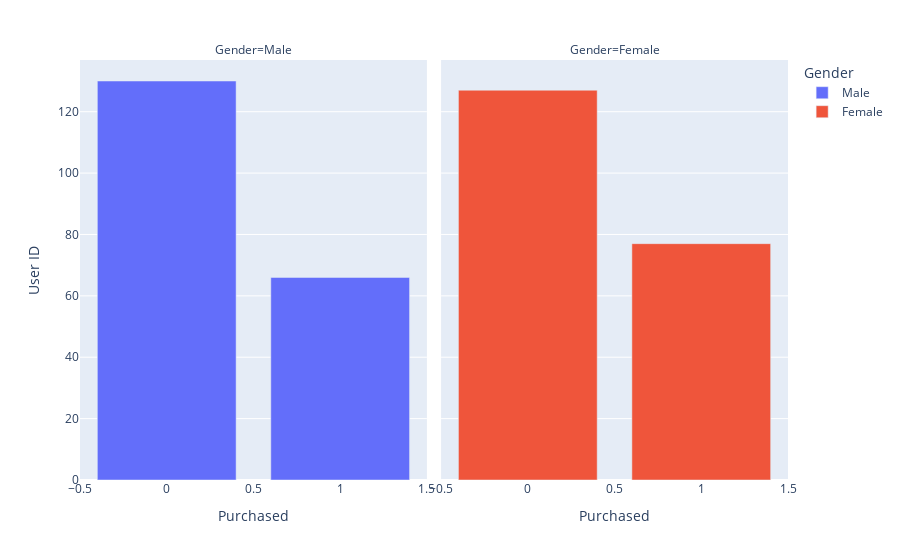

Notebook code cell kept with this figure:
### Markdown cell above
There is no correlation between the estimated salary of a male or female with their age.

### Code cell
# Create a new dataframe in order to genereate an appropriate data structure
df2=df[['Gender','Purchased','User ID']].groupby(by=['Gender','Purchased'])\
.count().sort_values('Gender', ascending = False).reset_index()

# Grouped Bar Chart using facet col
fig = px.bar(df2, # Use the new DF
             x='Purchased', # x-axis -> Purchased
             y='User ID', # y-axis -> User ID
             color="Gender",  # color based on the gender
             facet_col="Gender") # use facet_col in order to split the plots based on the Gender variable

# Display figure
fig.show()

### Figure 1 — Plotly figure (JSON) as saved in the notebook; plotly's stock layout.template omitted (floating-point values rounded to 4 significant figures)
{"data": [{"alignmentgroup": "True", "hovertemplate": "Gender=Male<br>Purchased=%{x}<br>User ID=%{y}<extra></extra>", "legendgroup": "Male", "marker": {"color": "#636efa", "pattern": {"shape": ""}}, "name": "Male", "offsetgroup": "Male", "orientation": "v", "showlegend": true, "textposition": "auto", "type": "bar", "x": [0, 1], "xaxis": "x", "y": [130, 66], "yaxis": "y"}, {"alignmentgroup": "True", "hovertemplate": "Gender=Female<br>Purchased=%{x}<br>User ID=%{y}<extra></extra>", "legendgroup": "Female", "marker": {"color": "#EF553B", "pattern": {"shape": ""}}, "name": "Female", "offsetgroup": "Female", "orientation": "v", "showlegend": true, "textposition": "auto", "type": "bar", "x": [0, 1], "xaxis": "x2", "y": [127, 77], "yaxis": "y2"}], "layout": {"annotations": [{"font": {}, "showarrow": false, "text": "Gender=Male", "x": 0.245, "xanchor": "center", "xref": "paper", "y": 1, "yanchor": "bottom", "yref": "paper"}, {"font": {}, "showarrow": false, "text": "Gender=Female", "x": 0.755, "xanchor": "center", "xref": "paper", "y": 1, "yanchor": "bottom", "yref": "paper"}], "barmode": "relative", "legend": {"title": {"text": "Gender"}, "tracegroupgap": 0}, "margin": {"t": 60}, "xaxis": {"anchor": "y", "domain": [0, 0.49], "title": {"text": "Purchased"}}, "xaxis2": {"anchor": "y2", "domain": [0.51, 1], "matches": "x", "title": {"text": "Purchased"}}, "yaxis": {"anchor": "x", "domain": [0, 1], "title": {"text": "User ID"}}, "yaxis2": {"anchor": "x2", "domain": [0, 1], "matches": "y", "showticklabels": false}}}
